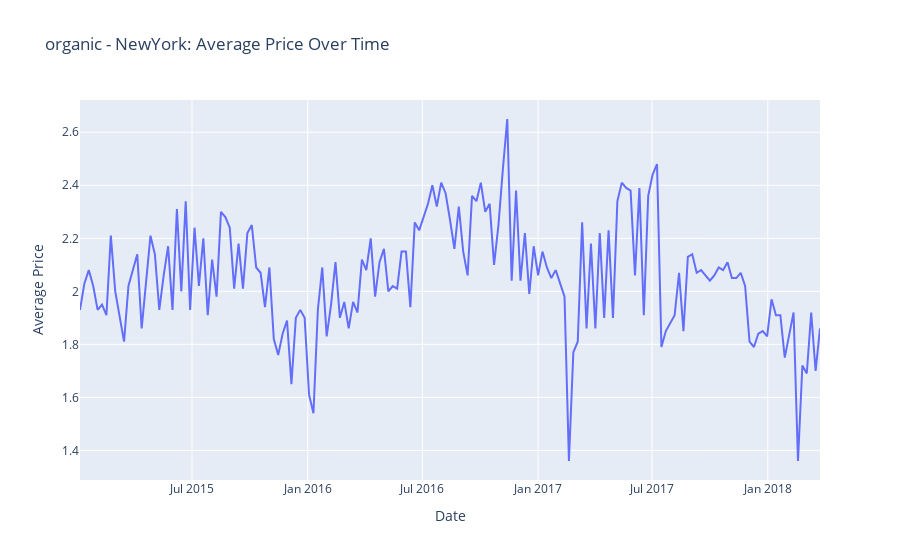
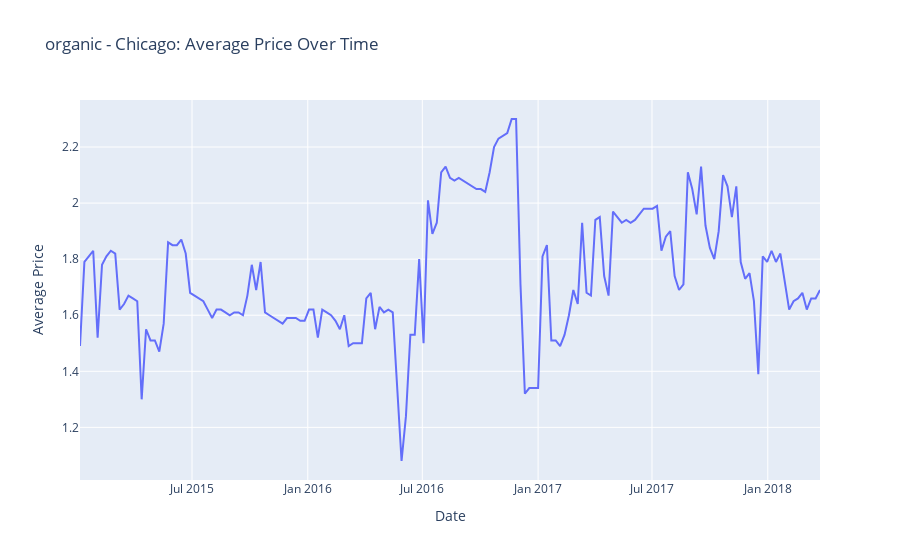
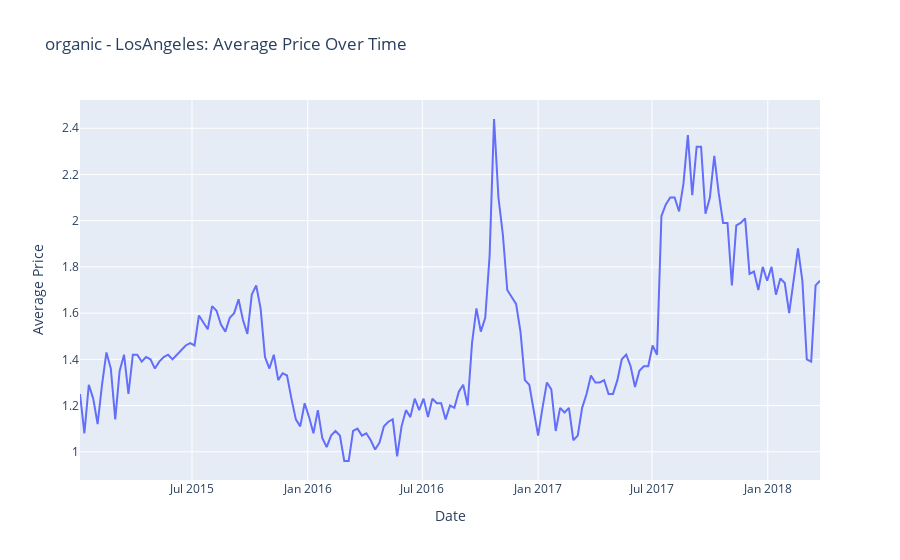
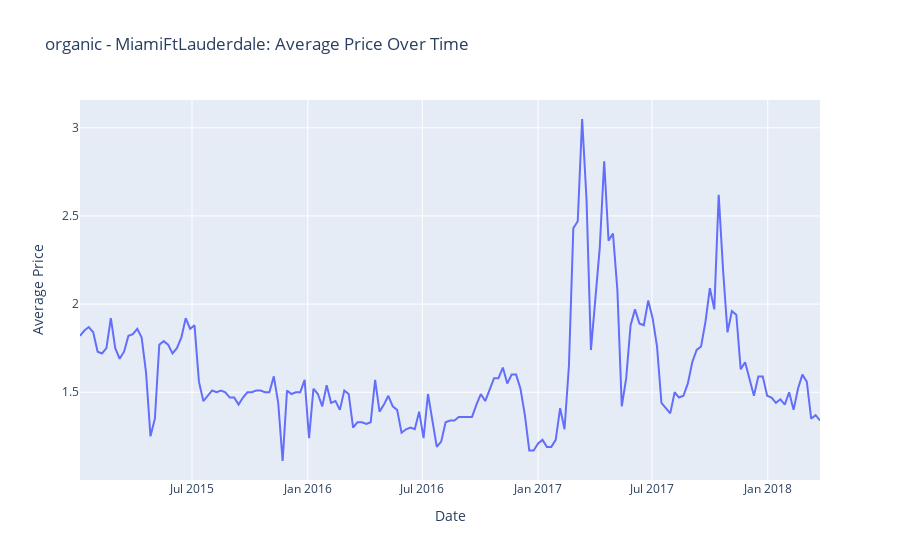

Source (notebook cell) for these figures, in order:
### Code cell
plot_average_price(df, ciudades_principales)

### Figure 1 — Plotly figure (JSON) as saved in the notebook; plotly's stock layout.template omitted (floating-point values rounded to 4 significant figures; data arrays with more than 128 entries replaced by an {"elided": "..."} marker saying what was removed)
{"data": [{"hovertemplate": "Date=%{x}<br>Average Price=%{y}<extra></extra>", "legendgroup": "", "line": {"color": "#636efa", "dash": "solid"}, "marker": {"symbol": "circle"}, "mode": "lines", "name": "", "orientation": "v", "showlegend": false, "type": "scatter", "x": {"elided": "169 str values"}, "xaxis": "x", "y": {"elided": "169 float values"}, "yaxis": "y"}], "layout": {"legend": {"tracegroupgap": 0}, "title": {"text": "organic - NewYork: Average Price Over Time"}, "xaxis": {"anchor": "y", "domain": [0, 1], "title": {"text": "Date"}}, "yaxis": {"anchor": "x", "domain": [0, 1], "title": {"text": "Average Price"}}}}

### Figure 2 — Plotly figure (JSON) as saved in the notebook; plotly's stock layout.template omitted (floating-point values rounded to 4 significant figures; data arrays with more than 128 entries replaced by an {"elided": "..."} marker saying what was removed)
{"data": [{"hovertemplate": "Date=%{x}<br>Average Price=%{y}<extra></extra>", "legendgroup": "", "line": {"color": "#636efa", "dash": "solid"}, "marker": {"symbol": "circle"}, "mode": "lines", "name": "", "orientation": "v", "showlegend": false, "type": "scatter", "x": {"elided": "169 str values"}, "xaxis": "x", "y": {"elided": "169 float values"}, "yaxis": "y"}], "layout": {"legend": {"tracegroupgap": 0}, "title": {"text": "organic - Chicago: Average Price Over Time"}, "xaxis": {"anchor": "y", "domain": [0, 1], "title": {"text": "Date"}}, "yaxis": {"anchor": "x", "domain": [0, 1], "title": {"text": "Average Price"}}}}

### Figure 3 — Plotly figure (JSON) as saved in the notebook; plotly's stock layout.template omitted (floating-point values rounded to 4 significant figures; data arrays with more than 128 entries replaced by an {"elided": "..."} marker saying what was removed)
{"data": [{"hovertemplate": "Date=%{x}<br>Average Price=%{y}<extra></extra>", "legendgroup": "", "line": {"color": "#636efa", "dash": "solid"}, "marker": {"symbol": "circle"}, "mode": "lines", "name": "", "orientation": "v", "showlegend": false, "type": "scatter", "x": {"elided": "169 str values"}, "xaxis": "x", "y": {"elided": "169 float values"}, "yaxis": "y"}], "layout": {"legend": {"tracegroupgap": 0}, "title": {"text": "organic - LosAngeles: Average Price Over Time"}, "xaxis": {"anchor": "y", "domain": [0, 1], "title": {"text": "Date"}}, "yaxis": {"anchor": "x", "domain": [0, 1], "title": {"text": "Average Price"}}}}

### Figure 4 — Plotly figure (JSON) as saved in the notebook; plotly's stock layout.template omitted (floating-point values rounded to 4 significant figures; data arrays with more than 128 entries replaced by an {"elided": "..."} marker saying what was removed)
{"data": [{"hovertemplate": "Date=%{x}<br>Average Price=%{y}<extra></extra>", "legendgroup": "", "line": {"color": "#636efa", "dash": "solid"}, "marker": {"symbol": "circle"}, "mode": "lines", "name": "", "orientation": "v", "showlegend": false, "type": "scatter", "x": {"elided": "169 str values"}, "xaxis": "x", "y": {"elided": "169 float values"}, "yaxis": "y"}], "layout": {"legend": {"tracegroupgap": 0}, "title": {"text": "organic - MiamiFtLauderdale: Average Price Over Time"}, "xaxis": {"anchor": "y", "domain": [0, 1], "title": {"text": "Date"}}, "yaxis": {"anchor": "x", "domain": [0, 1], "title": {"text": "Average Price"}}}}
